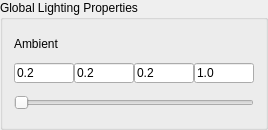
             <widget class="QGroupBox" name="groupBox">
              <property name="sizePolicy">
               <sizepolicy hsizetype="MinimumExpanding" vsizetype="Fixed">
                <horstretch>0</horstretch>
                <verstretch>0</verstretch>
               </sizepolicy>
              </property>
              <property name="minimumSize">
               <size>
                <width>200</width>
                <height>130</height>
               </size>
              </property>
              <property name="maximumSize">
               <size>
                <width>16777215</width>
                <height>300</height>
               </size>
              </property>
              <property name="title">
               <string>Global Lighting Properties</string>
              </property>
              <layout class="QVBoxLayout" name="verticalLayout">
               <item>
                <widget class="QLabel" name="label_5">
                 <property name="sizePolicy">
                  <sizepolicy hsizetype="Fixed" vsizetype="Fixed">
                   <horstretch>0</horstretch>
                   <verstretch>0</verstretch>
                  </sizepolicy>
                 </property>
                 <property name="minimumSize">
                  <size>
                   <width>50</width>
                   <height>0</height>
                  </size>
                 </property>
                 <property name="maximumSize">
                  <size>
                   <width>60</width>
                   <height>16777215</height>
                  </size>
                 </property>
                 <property name="text">
                  <string>Ambient</string>
                 </property>
                </widget>
               </item>
               <item>
                <layout class="QHBoxLayout" name="horizontalLayout_6">
                 <property name="spacing">
                  <number>0</number>
                 </property>
                 <item>
                  <widget class="QLineEdit" name="global_amb_r">
                   <property name="minimumSize">
                    <size>
                     <width>40</width>
                     <height>20</height>
                    </size>
                   </property>
                   <property name="maximumSize">
                    <size>
                     <width>60</width>
                     <height>20</height>
                    </size>
                   </property>
                   <property name="text">
                    <string>0.2</string>
                   </property>
                  </widget>
                 </item>
                 <item>
                  <widget class="QLineEdit" name="global_amb_b">
                   <property name="minimumSize">
                    <size>
                     <width>40</width>
                     <height>20</height>
                    </size>
                   </property>
                   <property name="maximumSize">
                    <size>
                     <width>60</width>
                     <height>20</height>
                    </size>
                   </property>
                   <property name="text">
                    <string>0.2</string>
                   </property>
                  </widget>
                 </item>
                 <item>
                  <widget class="QLineEdit" name="global_amb_g">
                   <property name="minimumSize">
                    <size>
                     <width>40</width>
                     <height>20</height>
                    </size>
                   </property>
                   <property name="maximumSize">
                    <size>
                     <width>60</width>
                     <height>20</height>
                    </size>
                   </property>
                   <property name="text">
                    <string>0.2</string>
                   </property>
                  </widget>
                 </item>
                 <item>
                  <widget class="QLineEdit" name="global_amb_a">
                   <property name="minimumSize">
                    <size>
                     <width>40</width>
                     <height>20</height>
                    </size>
                   </property>
                   <property name="maximumSize">
                    <size>
                     <width>60</width>
                     <height>20</height>
                    </size>
                   </property>
                   <property name="text">
                    <string>1.0</string>
                   </property>
                  </widget>
                 </item>
                </layout>
               </item>
               <item>
                <layout class="QVBoxLayout" name="verticalLayout_2">
                 <item>
                  <widget class="QSlider" name="glob_amb_slider">
                   <property name="maximum">
                    <number>100</number>
                   </property>
                   <property name="orientation">
                    <enum>Qt::Horizontal</enum>
                   </property>
                  </widget>
                 </item>
                </layout>
               </item>
              </layout>
             </widget>
